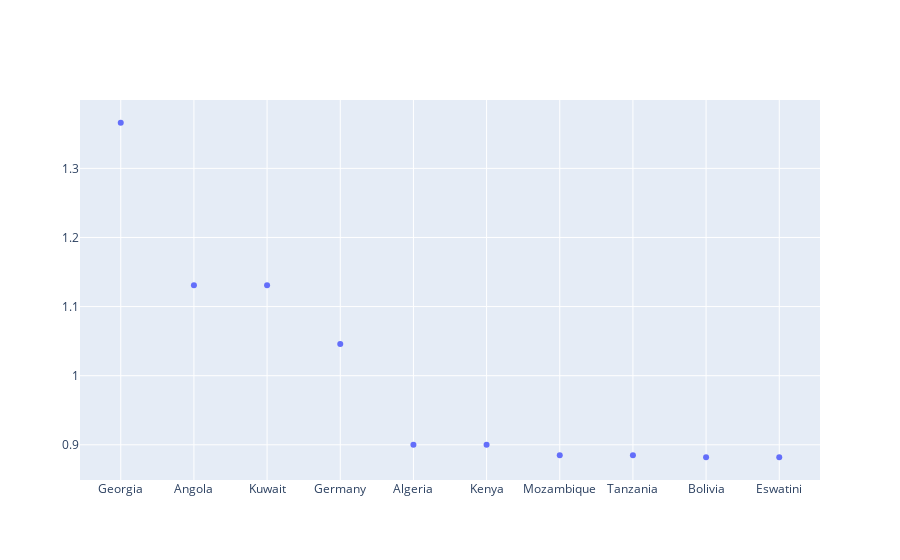

Notebook code cell kept with this figure:
### Markdown cell above
# Plot the Top 10 countries having highest Literacy Rate of year 2023

### Code cell
import pandas as pd
import matplotlib.pyplot as plt
import plotly.graph_objects as go
df=pd.read_excel("world_literacy_data_2021_2023.xlsx")
df.fillna(mean_value,inplace=True)

df_2023=df[df['Year']==2023]
df_sorted=df_2023.sort_values(by='Literacy Rate',ascending=False)
top_10_countries=df_sorted.head(10)
print(top_10_countries)
fig = go.Figure()
fig.add_trace(go.Scatter(x=df_sorted['Country'], y=top_10_countries['Literacy Rate'],
                    mode='markers',
                    name='Literacy Rate'))
fig.show()

### Figure 1 — Plotly figure (JSON) as saved in the notebook; plotly's stock layout.template omitted (floating-point values rounded to 4 significant figures; data arrays with more than 128 entries replaced by an {"elided": "..."} marker saying what was removed)
{"data": [{"mode": "markers", "name": "Literacy Rate", "type": "scatter", "x": {"elided": "195 str values"}, "y": [1.366, 1.131, 1.131, 1.046, 0.9, 0.9, 0.885, 0.885, 0.882, 0.882]}], "layout": {"autosize": true, "xaxis": {"autorange": true, "range": [-0.5447, 9.545], "type": "category"}, "yaxis": {"autorange": true, "range": [0.8421, 1.406], "type": "linear"}}}
